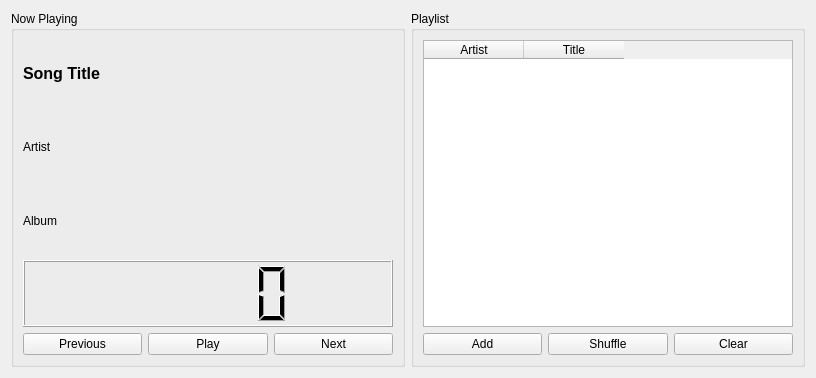
<?xml version="1.0" encoding="UTF-8"?>
<ui version="4.0">
 <class>MusicPlayer</class>
 <widget class="QWidget" name="MusicPlayer">
  <property name="geometry">
   <rect>
    <x>0</x>
    <y>0</y>
    <width>816</width>
    <height>378</height>
   </rect>
  </property>
  <property name="windowTitle">
   <string>Form</string>
  </property>
  <layout class="QGridLayout" name="gridLayout_3">
   <item row="0" column="0">
    <widget class="QGroupBox" name="groupBox">
     <property name="title">
      <string>Now Playing</string>
     </property>
     <layout class="QGridLayout" name="gridLayout_2">
      <item row="0" column="0" colspan="3">
       <widget class="QLabel" name="lblNowPlayingTitle">
        <property name="text">
         <string>&lt;!DOCTYPE HTML PUBLIC &quot;-//W3C//DTD HTML 4.0//EN&quot; &quot;http://www.w3.org/TR/REC-html40/strict.dtd&quot;&gt;
&lt;html&gt;&lt;head&gt;&lt;meta name=&quot;qrichtext&quot; content=&quot;1&quot; /&gt;&lt;style type=&quot;text/css&quot;&gt;
p, li { white-space: pre-wrap; }
&lt;/style&gt;&lt;/head&gt;&lt;body style=&quot; font-family:'Trebuchet MS'; font-size:9pt; font-weight:400; font-style:normal;&quot;&gt;
&lt;p style=&quot; margin-top:0px; margin-bottom:0px; margin-left:0px; margin-right:0px; -qt-block-indent:0; text-indent:0px;&quot;&gt;&lt;span style=&quot; font-size:12pt; font-weight:600;&quot;&gt;Song Title&lt;/span&gt;&lt;/p&gt;&lt;/body&gt;&lt;/html&gt;</string>
        </property>
       </widget>
      </item>
      <item row="1" column="0" colspan="3">
       <widget class="QLabel" name="lblNowPlayingArtist">
        <property name="text">
         <string>Artist</string>
        </property>
       </widget>
      </item>
      <item row="2" column="0" colspan="3">
       <widget class="QLabel" name="lblNowPlayingAlbum">
        <property name="text">
         <string>Album</string>
        </property>
       </widget>
      </item>
      <item row="3" column="0" colspan="3">
       <widget class="QLCDNumber" name="lcdTime"/>
      </item>
      <item row="4" column="0">
       <widget class="QPushButton" name="btnPrevious">
        <property name="text">
         <string>Previous</string>
        </property>
       </widget>
      </item>
      <item row="4" column="2">
       <widget class="QPushButton" name="btnNext">
        <property name="text">
         <string>Next</string>
        </property>
       </widget>
      </item>
      <item row="4" column="1">
       <widget class="QPushButton" name="btnPause">
        <property name="text">
         <string>Play</string>
        </property>
       </widget>
      </item>
     </layout>
    </widget>
   </item>
   <item row="0" column="1">
    <widget class="QGroupBox" name="groupBox_2">
     <property name="title">
      <string>Playlist</string>
     </property>
     <layout class="QGridLayout" name="gridLayout">
      <item row="0" column="0" colspan="3">
       <widget class="QTableWidget" name="tblMusic">
        <property name="columnCount">
         <number>2</number>
        </property>
        <column>
         <property name="text">
          <string>Artist</string>
         </property>
        </column>
        <column>
         <property name="text">
          <string>Title</string>
         </property>
        </column>
       </widget>
      </item>
      <item row="1" column="0">
       <widget class="QPushButton" name="btnAdd">
        <property name="text">
         <string>Add</string>
        </property>
       </widget>
      </item>
      <item row="1" column="1">
       <widget class="QPushButton" name="btnShuffle">
        <property name="text">
         <string>Shuffle</string>
        </property>
       </widget>
      </item>
      <item row="1" column="2">
       <widget class="QPushButton" name="btnClear">
        <property name="text">
         <string>Clear</string>
        </property>
       </widget>
      </item>
     </layout>
    </widget>
   </item>
  </layout>
 </widget>
 <resources/>
 <connections>
  <connection>
   <sender>btnClear</sender>
   <signal>clicked()</signal>
   <receiver>MusicPlayer</receiver>
   <slot>clearPlaylist()</slot>
   <hints>
    <hint type="sourcelabel">
     <x>737</x>
     <y>344</y>
    </hint>
    <hint type="destinationlabel">
     <x>407</x>
     <y>188</y>
    </hint>
   </hints>
  </connection>
  <connection>
   <sender>btnShuffle</sender>
   <signal>clicked()</signal>
   <receiver>MusicPlayer</receiver>
   <slot>shufflePlaylist()</slot>
   <hints>
    <hint type="sourcelabel">
     <x>610</x>
     <y>344</y>
    </hint>
    <hint type="destinationlabel">
     <x>407</x>
     <y>188</y>
    </hint>
   </hints>
  </connection>
  <connection>
   <sender>btnAdd</sender>
   <signal>clicked()</signal>
   <receiver>MusicPlayer</receiver>
   <slot>addFiles()</slot>
   <hints>
    <hint type="sourcelabel">
     <x>483</x>
     <y>344</y>
    </hint>
    <hint type="destinationlabel">
     <x>407</x>
     <y>188</y>
    </hint>
   </hints>
  </connection>
  <connection>
   <sender>btnPrevious</sender>
   <signal>clicked()</signal>
   <receiver>MusicPlayer</receiver>
   <slot>playPrevious()</slot>
   <hints>
    <hint type="sourcelabel">
     <x>78</x>
     <y>344</y>
    </hint>
    <hint type="destinationlabel">
     <x>407</x>
     <y>188</y>
    </hint>
   </hints>
  </connection>
  <connection>
   <sender>btnPause</sender>
   <signal>clicked()</signal>
   <receiver>MusicPlayer</receiver>
   <slot>playPause()</slot>
   <hints>
    <hint type="sourcelabel">
     <x>205</x>
     <y>344</y>
    </hint>
    <hint type="destinationlabel">
     <x>407</x>
     <y>188</y>
    </hint>
   </hints>
  </connection>
  <connection>
   <sender>btnNext</sender>
   <signal>clicked()</signal>
   <receiver>MusicPlayer</receiver>
   <slot>playNext()</slot>
   <hints>
    <hint type="sourcelabel">
     <x>333</x>
     <y>344</y>
    </hint>
    <hint type="destinationlabel">
     <x>407</x>
     <y>188</y>
    </hint>
   </hints>
  </connection>
 </connections>
 <slots>
  <slot>clearPlaylist()</slot>
  <slot>shufflePlaylist()</slot>
  <slot>addFiles()</slot>
  <slot>playPause()</slot>
  <slot>playPrevious()</slot>
  <slot>playNext()</slot>
 </slots>
</ui>
